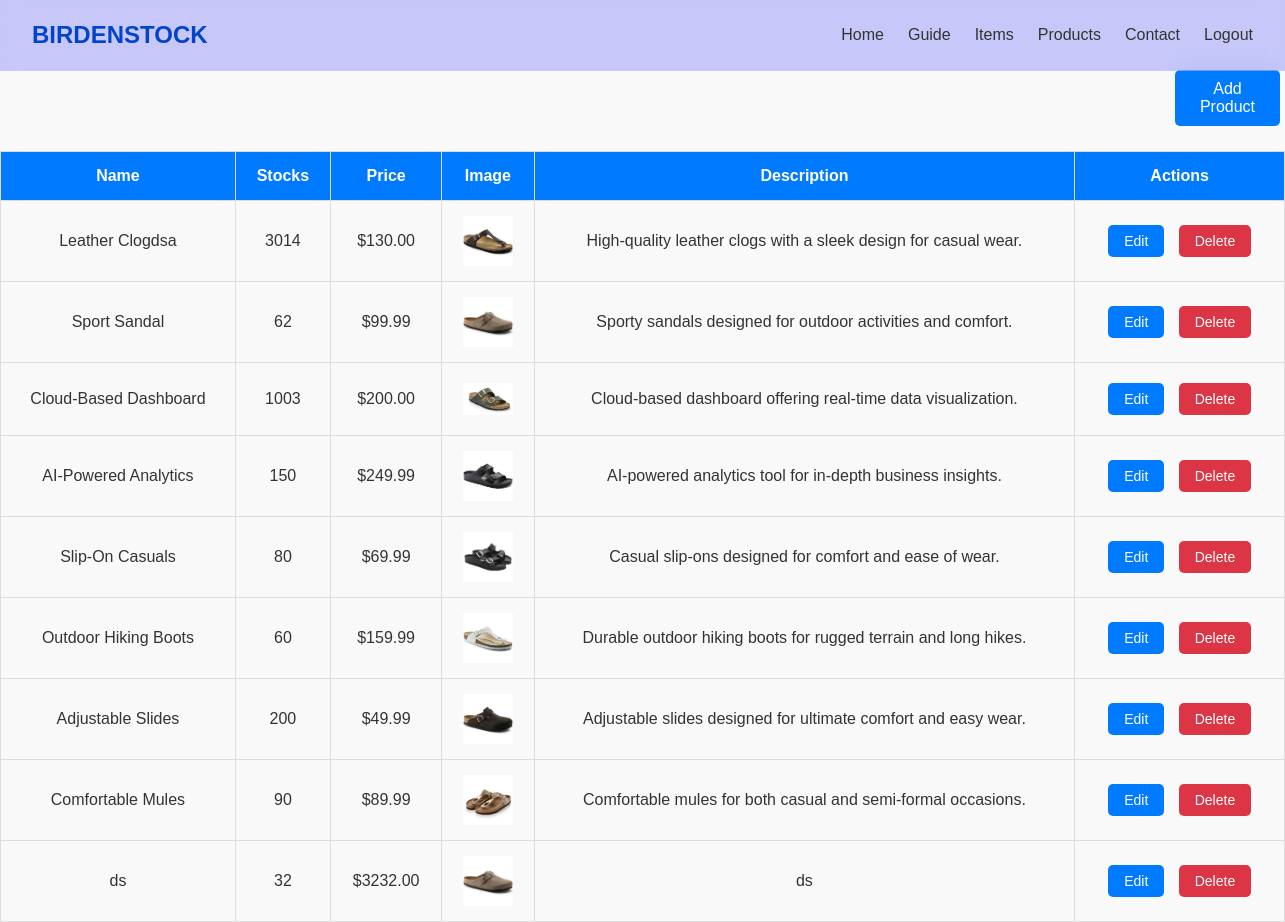
/products.php, run on the app's committed database.
### tables this page shows
CREATE TABLE `products` (
  `id` int(11) NOT NULL,
  `name` varchar(255) NOT NULL,
  `stocks` int(11) NOT NULL,
  `price` decimal(10,2) NOT NULL,
  `image` varchar(255) NOT NULL,
  `description` text DEFAULT NULL
);

### products.php (the view, shortened to what this page needs)
<?php
include 'db.php';
include 'topnav.php';
?>
<!DOCTYPE html>
<html lang="en">
<head>
    <link rel="stylesheet" href="styles/style.css">
</head>
<body>
<button class="add-product-btn" onclick="openAddModal()">Add Product</button>
<table class="product-table">
    <thead>
        <tr>
            <th>Name</th>
            <th>Stocks</th>
            <th>Price</th>
            <th>Image</th>
            <th>Description</th>
            <th>Actions</th>
        </tr>
    </thead>
    <tbody>
        <?php
        $query = "SELECT * FROM products";
        $result = mysqli_query($conn, $query);
        if ($result) {
            while ($row = mysqli_fetch_assoc($result)) {
                echo "<tr>";
                echo "<td>{$row['name']}</td>";
                echo "<td>{$row['stocks']}</td>";
                echo "<td>\${$row['price']}</td>";
                echo "<td><img src='{$row['image']}' alt='{$row['name']}' width='50'></td>";
                echo "<td>{$row['description']}</td>";
                echo "<td class='actions'>
                        <button class='view-btn' onclick=\"openEditModal({$row['id']}, '{$row['name']}', '{$row['description']}', '{$row['price']}', '{$row['stocks']}', '{$row['image']}')\">Edit</button>
                        <button class='delete-btn' onclick=\"deleteProduct({$row['id']})\">Delete</button>
                      </td>";
                echo "</tr>";
            }
        }
        ?>
    </tbody>
</table>
</body>
</html>

### styles/style.css (style rules this page uses)
* { margin: 0; padding: 0; box-sizing: border-box; }
body { font-family: 'Arial', sans-serif; background-color: #ffffff; color: #333333; line-height: 1.6; overflow-x: hidden; }
body { font-family: 'Inter', sans-serif; background-color: #ffffff; color: #333333; line-height: 1.6; }

### topnav.php (style rules this page uses)
button { margin: 5px; padding: 10px; cursor: pointer; background-color: #007bff; color: white; border: none; border-radius: 5px; transition: background-color 0.3s; }

### products.php (style rules this page uses)
* { margin: 0; padding: 0; box-sizing: border-box; }
body { font-family: 'Arial', sans-serif; background-color: #f9f9f9; color: #333; line-height: 1.6; padding: 0px; margin-top: 55px; }
.add-product-btn { background-color: #007bff; color: white; padding: 10px 20px; border: none; border-radius: 5px; cursor: pointer; font-size: 16px; margin-top: 15px; margin-left: 1175px; }
table { width: 100%; border-collapse: collapse; margin-top: 20px; }
th, td { padding: 15px; text-align: center; border: 1px solid #ddd; }
th { background-color: #007bff; color: white; }
td img { max-width: 100px; max-height: 100px; object-fit: cover; }
.actions button { padding: 8px 16px; border: none; border-radius: 5px; cursor: pointer; font-size: 14px; }
.actions .view-btn { background-color: #007bff; color: white; }
.actions .delete-btn { background-color: #dc3545; color: white; }

### data on the page
products: name "Leather Clogdsa", stocks "3014", price "130.00", image (picture), description "High-quality leather clogs with a sleek design for casual wear."
products: name "Sport Sandal", stocks "62", price "99.99", image (picture), description "Sporty sandals designed for outdoor activities and comfort."
products: name "Cloud-Based Dashboard", stocks "1003", price "200.00", image (picture), description "Cloud-based dashboard offering real-time data visualization."
products: name "AI-Powered Analytics", stocks "150", price "249.99", image (picture), description "AI-powered analytics tool for in-depth business insights."
products: name "Slip-On Casuals", stocks "80", price "69.99", image (picture), description "Casual slip-ons designed for comfort and ease of wear."
products: name "Outdoor Hiking Boots", stocks "60", price "159.99", image (picture), description "Durable outdoor hiking boots for rugged terrain and long hikes."
products: name "Adjustable Slides", stocks "200", price "49.99", image (picture), description "Adjustable slides designed for ultimate comfort and easy wear."
products: name "Comfortable Mules", stocks "90", price "89.99", image (picture), description "Comfortable mules for both casual and semi-formal occasions."
products: name "ds", stocks "32", price "3232.00", image (picture), description "ds"
